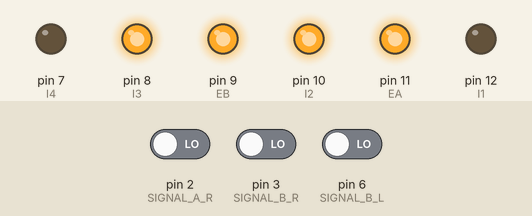
Bench run of a sketch on a simulated Arduino Uno, built with avr-gcc and run on an emulated ATmega328P. Parts: output pins drawn as LEDs (lit = HIGH). The test bench sets the inputs (shaded band); at power-on: pin 2 (SIGNAL_A_R) LOW, pin 3 (SIGNAL_B_R) LOW, pin 6 (SIGNAL_B_L) LOW. What the sketch prints to the serial monitor is not drawn.

Above: at 1.2 s.
1.3 s: pin 2 (SIGNAL_A_R) driven HIGH
Timing chart, 0 to 4.3 s (numbered marks = the images above; inputs shaded):
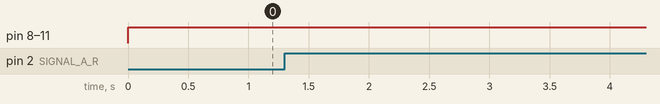

The sketch:

PID.ino
```cpp
/*

   @file PID.ino
   @author MATTHEW MURRAY (20mdre@queensu.ca)
   @brief PID time
   @version 1
   @date 2023-01-25

*/
#include <FastLED.h>
#define LED_PIN 4
#define CHIPSET WS2812
#define COLOR_ORDER GRB
#define NUM_LEDS 8
CRGB leds[NUM_LEDS];


// Wheel PWM pin (must be a PWM pin)
int EA = 11;
int EB = 9;

// Wheel direction digital pins
int I1 = 12;
int I2 = 10;
int I3 = 8;
int I4 = 7;


// Left wheel encoder digital pins
const byte SIGNAL_A_L = 5;
const byte SIGNAL_B_L = 6;
// Left wheel encoder digital pins
const byte SIGNAL_A_R = 2;
const byte SIGNAL_B_R = 3;
// Encoder ticks per (motor) revolution (TPR)
const int TPR = 3000;

//Wheel track length
const double ELL = 0.2775;
// Wheel radius [m]
const double RHO = 6.25;

// Counter to keep track of encoder ticks [integer]
volatile long encoder_ticks_L = 0;
volatile long encoder_ticks_R = 0;


// Variable to store estimated angular rate of left wheel [rad/s]
double theta_L = 0.0;
double theta_R = 0.0;

// Sampling interval for measurements in milliseconds
const int T = 1000;

// Counters for milliseconds during interval
long t_now = 0;
long t_last = 0;


// This function is called when SIGNAL_A goes HIGH
void decodeEncoderTicks()
{
  if (digitalRead(SIGNAL_B_L) == LOW)
  {
    // SIGNAL_A leads SIGNAL_B, so count one way
    encoder_ticks_L--;

  }
  else
  {
    // SIGNAL_B leads SIGNAL_A, so count the other way
    encoder_ticks_L++;
  }
  if (digitalRead(SIGNAL_B_R) == LOW)
  {
    // SIGNAL_A leads SIGNAL_B, so count one way
    encoder_ticks_R--;

  }
  else
  {
    // SIGNAL_B leads SIGNAL_A, so count the other way
    encoder_ticks_R++;
  }
}
void PID(double setV, double currentV, double setW, double currentW) {
  for(int i=0; i<=8;i++){
    leds[i].setRGB(i*255/8,0,0);

  }
  double errorW = setW - currentW;
  double errorV = setV - currentV;
  double dt = 0.01;
  double kpW = 0;
  double kiW = 0.0;
  double kdW = 0.0;
  double kpV = 12;
  double kiV = 0.0;
  double kdV = 0.0;
  double addW = 0;
  double addV = 0;
  double last_errorW = errorW;
  double last_errorV = errorV;
  double pwmR = 0;
  double pwmL = 0;
  //    Serial.print("errorW\t");
  //    Serial.print(errorW);
  //    Serial.print("\n errorV \t ");
  //    Serial.print(erorV);
  while ( errorW > 0 || errorV > 0) {


    addV += errorV * dt;
    addW += errorW * dt;
    Serial.print("errorV:");
    Serial.print(errorV);
    Serial.print(",");
    Serial.print("addV:");
    Serial.print(addV);
    Serial.print(",");
    Serial.print("DTv:");
    Serial.println((errorV - last_errorV) * dt);
    double uW = errorW * kpW + (errorW - last_errorW) * dt * kdW + addW * kiW;
    double uV = errorV * kpV + (errorV - last_errorV) * dt * kdV + addV * kiV;
    pwmL = (uV>0)? 255:-255 ;
    pwmR = (uV>0)? 255:-255 ;
//    Serial.print(",");
//    Serial.print("pwmR:");
//    Serial.print(pwmR);
//    Serial.print(",");
//    Serial.print("pwmL:");
//    Serial.println(pwmL);
    drive(pwmL, pwmR);
    theta_L = 2.0 * PI * ((double)encoder_ticks_L / (double)TPR) * 1000.0;
    theta_R = 2.0 * PI * ((double)encoder_ticks_R / (double)TPR) * 1000.0;

    last_errorW = errorW;
    last_errorV = errorV;
    if((theta_L * RHO + theta_R * RHO)< 10000){
      errorV = errorV - 0.5 * (theta_L * RHO + theta_R * RHO);
    }

    errorW = errorW - 0.5 * (theta_L * RHO - theta_R * RHO);

    encoder_ticks_L = 0;
    encoder_ticks_R = 0;

  }

}
void drive(double pwmL, double pwmR) {


  if (pwmL > 255) {
    pwmL = 255;
  }
  if (pwmR > 255) {
    pwmR = 255;
  }
  if (pwmL < -255) {
    pwmL = -255;
  }
  if (pwmR < -255) {
    pwmR = -255;
  }

  if (pwmR > 0) {
    digitalWrite(I1, LOW);
    digitalWrite(I2, HIGH);

  }
  if (pwmL > 0) {
    digitalWrite(I3, HIGH);
    digitalWrite(I4, LOW);
  }
  if (pwmR <= 0) {
    digitalWrite(I1, HIGH);
    digitalWrite(I2, LOW);
    pwmR = -pwmR;

  }
  if (pwmL <= 0) {
    digitalWrite(I3, LOW);
    digitalWrite(I4, HIGH);
    pwmL = -pwmL;

  }

  // PWM command to the motor driver
  analogWrite(EA, pwmL);
  analogWrite(EB, pwmR);


}
void setup()
{
  // Open the serial port at 9600 bps
  Serial.begin(9600);

  // Set the pin modes for the motor driver
  pinMode(EA, OUTPUT);
  pinMode(I1, OUTPUT);
  pinMode(I2, OUTPUT);


  // Set the pin modes for the motor driver
  pinMode(EB, OUTPUT);
  pinMode(I3, OUTPUT);
  pinMode(I4, OUTPUT);

  // Set the pin modes for the encoders
  pinMode(SIGNAL_A_L, INPUT);
  pinMode(SIGNAL_B_L, INPUT);
  pinMode(SIGNAL_A_R, INPUT);
  pinMode(SIGNAL_B_R, INPUT);
  // Every time the pin goes high, this is a pulse
  attachInterrupt(digitalPinToInterrupt(SIGNAL_A_L), decodeEncoderTicks, RISING);
  attachInterrupt(digitalPinToInterrupt(SIGNAL_A_R), decodeEncoderTicks, RISING);

  FastLED.addLeds<CHIPSET, LED_PIN, COLOR_ORDER>(leds, NUM_LEDS);

  FastLED.setBrightness( 200 );

  FastLED.setMaxPowerInMilliWatts(5000);

  pinMode(LED_PIN,OUTPUT);

}

void loop()
{
  PID(100, 0, 0, 0);


}
// PID loop to set position
```

Measured:
- after the input at 1.3 s, every drawn part: stays the same
